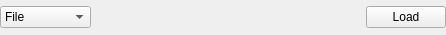
<?xml version="1.0" encoding="UTF-8"?>
<ui version="4.0">
 <class>DataSelector</class>
 <widget class="QWidget" name="DataSelector">
  <property name="geometry">
   <rect>
    <x>0</x>
    <y>0</y>
    <width>446</width>
    <height>35</height>
   </rect>
  </property>
  <property name="sizePolicy">
   <sizepolicy hsizetype="Minimum" vsizetype="Minimum">
    <horstretch>0</horstretch>
    <verstretch>0</verstretch>
   </sizepolicy>
  </property>
  <property name="windowTitle">
   <string>Form</string>
  </property>
  <layout class="QHBoxLayout" name="horizontalLayout_2">
   <property name="margin">
    <number>0</number>
   </property>
   <item>
    <widget class="QComboBox" name="cbInputType">
     <item>
      <property name="text">
       <string>File</string>
      </property>
     </item>
     <item>
      <property name="text">
       <string>Workspace</string>
      </property>
     </item>
    </widget>
   </item>
   <item>
    <widget class="QStackedWidget" name="stackedDataSelect">
     <property name="currentIndex">
      <number>0</number>
     </property>
     <widget class="QWidget" name="page">
      <layout class="QHBoxLayout" name="horizontalLayout">
       <property name="margin">
        <number>0</number>
       </property>
       <item>
        <widget class="MantidQt::API::MWRunFiles" name="rfFileInput" native="true">
         <property name="label" stdset="0">
          <string/>
         </property>
        </widget>
       </item>
      </layout>
     </widget>
     <widget class="QWidget" name="page_2">
      <layout class="QHBoxLayout" name="horizontalLayout_4">
       <property name="leftMargin">
        <number>4</number>
       </property>
       <property name="topMargin">
        <number>4</number>
       </property>
       <property name="rightMargin">
        <number>0</number>
       </property>
       <property name="bottomMargin">
        <number>4</number>
       </property>
       <item alignment="Qt::AlignVCenter">
        <widget class="MantidQt::MantidWidgets::WorkspaceSelector" name="wsWorkspaceInput">
         <property name="sizePolicy">
          <sizepolicy hsizetype="Preferred" vsizetype="Preferred">
           <horstretch>0</horstretch>
           <verstretch>0</verstretch>
          </sizepolicy>
         </property>
        </widget>
       </item>
      </layout>
     </widget>
    </widget>
   </item>
   <item>
    <widget class="QPushButton" name="pbLoadFile">
     <property name="enabled">
      <bool>true</bool>
     </property>
     <property name="text">
      <string>Load</string>
     </property>
     <property name="checkable">
      <bool>false</bool>
     </property>
    </widget>
   </item>
  </layout>
 </widget>
 <customwidgets>
  <customwidget>
   <class>MantidQt::API::MWRunFiles</class>
   <extends>QWidget</extends>
   <header>MantidUiWidgetsCore/MWRunFiles.h</header>
  </customwidget>
  <customwidget>
   <class>MantidQt::MantidWidgets::WorkspaceSelector</class>
   <extends>QComboBox</extends>
   <header>MantidUiWidgetsCore/WorkspaceSelector.h</header>
  </customwidget>
 </customwidgets>
 <resources/>
 <connections/>
</ui>
